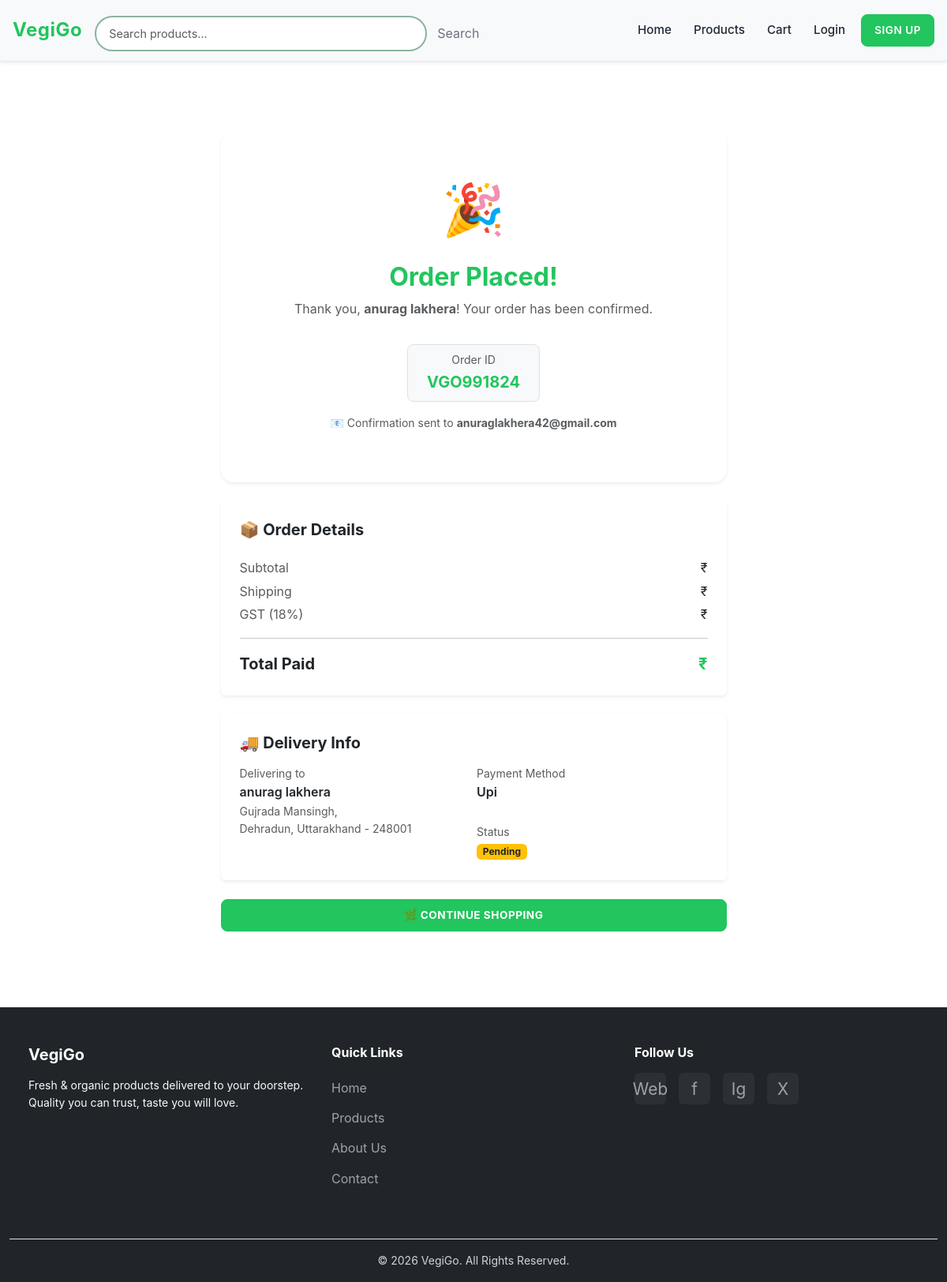
The app's page /order/success/2/ with its own data.
### vgapp/models.py (models this page shows, shortened)
class Order(models.Model):
    ORDER_STATUS_CHOICES = [
        ('pending',    'Pending'),
        ('processing', 'Processing'),
        ('shipped',    'Shipped'),
        ('delivered',  'Delivered'),
        ('cancelled',  'Cancelled'),
        ('refunded',   'Refunded'),
    ]
    PAYMENT_STATUS_CHOICES = [
        ('pending',   'Pending'),
        ('completed', 'Completed'),
        ('failed',    'Failed'),
        ('refunded',  'Refunded'),
    ]
    PAYMENT_METHOD_CHOICES = [
        ('cod',  'Cash on Delivery'),
        ('card', 'Credit/Debit Card'),
        ('upi',  'UPI'),
    ]
    order_id   = models.CharField(max_length=20, unique=True, blank=True)
    user       = models.ForeignKey(User, on_delete=models.SET_NULL, null=True, blank=True, related_name='orders')
    guest      = models.ForeignKey(GuestUser, on_delete=models.SET_NULL, null=True, blank=True, related_name='orders')
    customer_name  = models.CharField(max_length=255)
    customer_email = models.EmailField()
    customer_phone = models.CharField(max_length=15)
    shipping_address = models.CharField(max_length=255)
    shipping_city    = models.CharField(max_length=100)
    shipping_state   = models.CharField(max_length=100)
    shipping_pincode = models.CharField(max_length=10)
    subtotal      = models.DecimalField(max_digits=10, decimal_places=2, default=0)
    tax           = models.DecimalField(max_digits=10, decimal_places=2, default=0)
    shipping_cost = models.DecimalField(max_digits=10, decimal_places=2, default=0)
    discount      = models.DecimalField(max_digits=10, decimal_places=2, default=0)
    total_amount  = models.DecimalField(max_digits=10, decimal_places=2)
    order_status   = models.CharField(max_length=20, choices=ORDER_STATUS_CHOICES, default='pending')
    payment_status = models.CharField(max_length=20, choices=PAYMENT_STATUS_CHOICES, default='pending')
    payment_method = models.CharField(max_length=20, choices=PAYMENT_METHOD_CHOICES, default='cod')
    notes           = models.TextField(blank=True)
    tracking_number = models.CharField(max_length=100, blank=True)
    created_at   = models.DateTimeField(auto_now_add=True)
    updated_at   = models.DateTimeField(auto_now=True)
    shipped_at   = models.DateTimeField(null=True, blank=True)
    delivered_at = models.DateTimeField(null=True, blank=True)
    class Meta:
        ordering = ['-created_at']

### vgapp/views.py (the view)
# urls.py: path('order/success/<int:order_id>/', order_success, name='order_success'),
def order_success(request, order_id):
    order = get_object_or_404(Order, id=order_id)
    return render(request, 'checkout/order_success.html', {'order': order})

### templates/checkout/order_success.html (shortened to what this page needs)
{% extends 'base.html' %}
{% load static %}
{% block content %}
<main class="main-content pt-5">
<div class="container py-5">
    <div class="row justify-content-center">
        <div class="col-lg-7">
            <div class="card shadow-sm border-0 rounded-4 text-center mb-4">
                <div class="card-body p-5">
                    <div style="font-size: 4rem;">🎉</div>
                    <h2 class="fw-bold mt-3 text-success">Order Placed!</h2>
                    <p class="text-muted mt-1">Thank you, <strong>{{ order.customer_name }}</strong>! Your order has been confirmed.</p>
                    <div class="d-inline-block bg-light border rounded-3 px-4 py-2 my-3">
                        <small class="text-muted d-block">Order ID</small>
                        <span class="fw-bold fs-5 text-success">{{ order.order_id }}</span>
                    </div>
                    <p class="text-muted small">
                        📧 Confirmation sent to <strong>{{ order.customer_email }}</strong>
                    </p>
                </div>
            </div>
            <div class="card shadow-sm border-0 mb-4">
                <div class="card-body p-4">
                    <h5 class="fw-bold mb-4">📦 Order Details</h5>
                    <div class="mt-3">
                        <div class="d-flex justify-content-between mb-1">
                            <span class="text-muted">Subtotal</span>
                            <span>₹{{ totals.subtotal }}</span>
                        </div>
                        <div class="d-flex justify-content-between mb-1">
                            <span class="text-muted">Shipping</span>
                            <span>₹{{ totals.shipping }}</span>
                        </div>
                        <div class="d-flex justify-content-between mb-2">
                            <span class="text-muted">GST (18%)</span>
                            <span>₹{{ totals.tax|floatformat:2 }}</span>
                        </div>
                        <hr>
                        <div class="d-flex justify-content-between">
                            <span class="fw-bold fs-5">Total Paid</span>
                            <span class="fw-bold fs-5 text-success">₹{{ totals.total|floatformat:2 }}</span>
                        </div>
                    </div>
                </div>
            </div>
            <div class="card shadow-sm border-0 mb-4">
                <div class="card-body p-4">
                    <h5 class="fw-bold mb-3">🚚 Delivery Info</h5>
                    <div class="row g-2">
                        <div class="col-sm-6">
                            <small class="text-muted d-block">Delivering to</small>
                            <p class="fw-semibold mb-0">{{ order.customer_name }}</p>
                            <p class="text-muted small mb-0">
                                {{ order.shipping_address }},<br>
                                {{ order.shipping_city }}, {{ order.shipping_state }} - {{ order.shipping_pincode }}
                            </p>
                        </div>
                        <div class="col-sm-6">
                            <small class="text-muted d-block">Payment Method</small>
                            <p class="fw-semibold mb-0 text-capitalize">{{ order.payment_method }}</p>
                            <br>
                            <small class="text-muted d-block">Status</small>
                            <span class="badge bg-warning text-dark">{{ order.get_order_status_display }}</span>
                        </div>
                    </div>
                </div>
            </div>
            <div class="d-flex gap-3 flex-wrap">
                <a href="{% url 'products' %}" class="btn btn-success fw-bold flex-grow-1">
                    🌿 Continue Shopping
                </a>
            </div>
        </div>
    </div>
</div>
</main>
{% endblock %}

### static/style.css (style rules this page uses)
:root { --primary-color: #22c55e; --primary-light: #84cc16; --primary-dark: #16a34a; --secondary-color: #8cb4a0; --text-primary: #1f2937; --text-secondary: #6b7280; --text-light: #f3f4f6; --border-color: #e5e7eb; --card-bg: #ffffff; --card-shadow: 0 1px 3px rgba(0, 0, 0, 0.1); --card-shadow-hover: 0 10px 25px rgba(34, 197, 94, 0.2); --transition: all 0.3s ease; }
* { margin: 0; padding: 0; box-sizing: border-box; }
body { font-family: -apple-system, BlinkMacSystemFont, 'Segoe UI', Roboto, 'Helvetica Neue', Arial, sans-serif; color: var(--text-primary); line-height: 1.6; display: flex; flex-direction: column; min-height: 100vh; }
.main-content { flex: 1; }
.btn-success { background-color: var(--primary-color); border-color: var(--primary-color); font-weight: 600; border-radius: 8px; padding: 0.6rem 1.2rem; transition: var(--transition); text-transform: uppercase; font-size: 0.85rem; letter-spacing: 0.5px; position: relative; overflow: hidden; }
.text-success { color: var(--primary-color) !important; }
html { scroll-behavior: smooth; }

### templates/base.html (style rules this page uses)
body { padding-top: 70px; }

### records on screen
Order: customer_name "anurag lakhera", order_id "VGO991824", customer_email "anuraglakhera42@gmail.com", shipping_address "Gujrada Mansingh", shipping_city "Dehradun", shipping_state "Uttarakhand", shipping_pincode "248001", payment_method "Upi", order_status "Pending"
